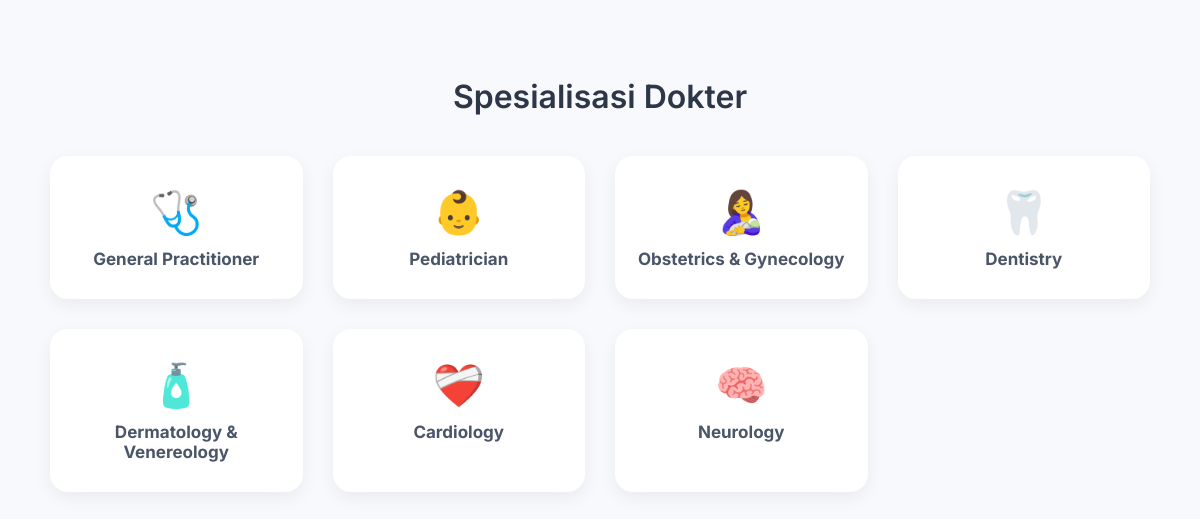
Screenshot of /specialities.php with the database file from the repository.
### tables this page shows
CREATE TABLE `specialities` (
  `speciality_id` int(11) NOT NULL,
  `name` varchar(100) NOT NULL
);

### specialities.php (the view, shortened to what this page needs)
<?php
$conn = mysqli_connect('localhost', 'root', '', 'reservation_hospital');
$query = "SELECT * FROM specialities ORDER BY speciality_id ASC";
$result = mysqli_query($conn, $query);
$specialities = [];
while ($row = mysqli_fetch_assoc($result)) {
    $specialities[] = $row;
}
$emojiMap = [
    1 => '🩺',
    2 => '👶',
    3 => '🤱',
    4 => '🦷',
    5 => '🧴',
    6 => '❤️‍🩹',
    7 => '🧠',
];
?>
<!DOCTYPE html>
<html lang="id">
<head>
</head>
<body>
<h2>Spesialisasi Dokter</h2>
<div class="card-container">
    <?php foreach ($specialities as $s): ?>
        <div class="card">
            <div class="emoji"><?= $emojiMap[$s['speciality_id']] ?? '❔' ?></div>
            <h3><?= htmlspecialchars($s['name']) ?></h3>
        </div>
    <?php endforeach; ?>
</div>
</body>
</html>

### specialities.php (style rules this page uses)
body { font-family: 'Inter', sans-serif; background: #f7f9fc; margin: 0; padding: 50px 20px; }
h2 { text-align: center; font-weight: 600; color: #2d3748; margin-bottom: 40px; font-size: 32px; }
.card-container { display: grid; grid-template-columns: repeat(auto-fit, minmax(220px, 1fr)); gap: 30px; max-width: 1100px; margin: auto; }
.card { background: #ffffff; border-radius: 18px; padding: 30px 20px; text-align: center; box-shadow: 0 6px 18px rgba(0, 0, 0, 0.06); transition: transform 0.2s ease-in-out, box-shadow 0.2s ease; }
.emoji { font-size: 42px; margin-bottom: 12px; }
.card h3 { font-size: 17px; color: #4a5568; margin: 0; }

### rows the page displays
specialities: speciality_id "🩺", name "General Practitioner"
specialities: speciality_id "👶", name "Pediatrician"
specialities: speciality_id "🤱", name "Obstetrics & Gynecology"
specialities: speciality_id "🦷", name "Dentistry"
specialities: speciality_id "🧴", name "Dermatology & Venereology"
specialities: speciality_id "❤️‍🩹", name "Cardiology"
specialities: speciality_id "🧠", name "Neurology"
